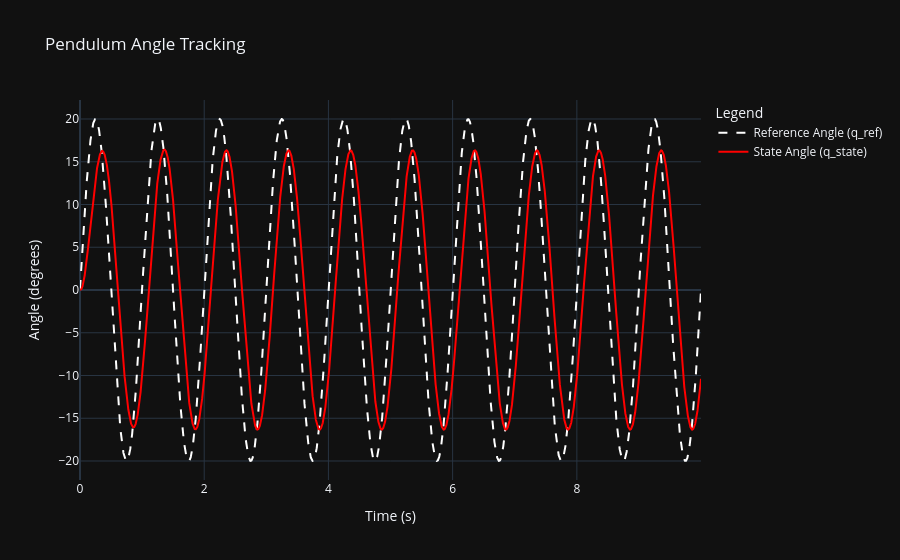

The notebook cell this image was saved under:
### Code cell
# Create a simple plotly figure for the q_ref and q_state over time
import plotly.graph_objects as go
fig = go.Figure()
fig.add_trace(go.Scatter(x=t_vals, y=q_ref_vals, mode='lines',
                            name='Reference Angle (q_ref)', line=dict(color='white', dash='dash')))
fig.add_trace(go.Scatter(x=t_vals, y=q_state_vals, mode='lines',
                            name='State Angle (q_state)', line=dict(color='red')))
fig.update_layout(title='Pendulum Angle Tracking',
                  xaxis_title='Time (s)',
                  yaxis_title='Angle (degrees)',
                  legend_title='Legend',
                  template='plotly_dark')
fig.show()

### Figure 1 — Plotly figure (JSON) as saved in the notebook; plotly's stock layout.template omitted (floating-point values rounded to 4 significant figures; data arrays with more than 128 entries replaced by an {"elided": "..."} marker saying what was removed)
{"data": [{"line": {"color": "white", "dash": "dash"}, "mode": "lines", "name": "Reference Angle (q_ref)", "type": "scatter", "x": {"elided": "10000 float values"}, "y": {"elided": "10000 float values"}}, {"line": {"color": "red"}, "mode": "lines", "name": "State Angle (q_state)", "type": "scatter", "x": {"elided": "10000 float values"}, "y": {"elided": "10000 float values"}}], "layout": {"legend": {"title": {"text": "Legend"}}, "title": {"text": "Pendulum Angle Tracking"}, "xaxis": {"title": {"text": "Time (s)"}}, "yaxis": {"title": {"text": "Angle (degrees)"}}}}
